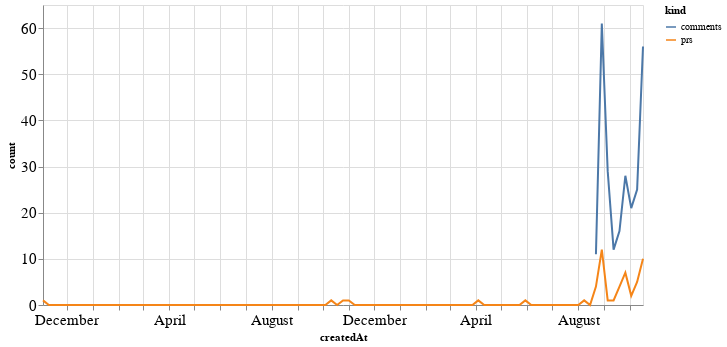

The code cell stored with this chart in its notebook:
### Code cell
alt.Chart(total_time, width=600).mark_line().encode(
    x='createdAt',
    y='count',
    color='kind'
)

### Figure 1 — Vega-Lite specification as saved in the notebook (floating-point values rounded to 4 significant figures; data arrays with more than 128 entries replaced by an {"elided": "..."} marker saying what was removed)
{"config": {"axisLeft": {"labelFontSize": 15}, "axisBottom": {"labelFontSize": 15}}, "data": {"name": "data-eceb6a469e78f078d3ec631457c5fc5b"}, "mark": "line", "encoding": {"color": {"type": "nominal", "field": "kind"}, "x": {"type": "temporal", "field": "createdAt"}, "y": {"type": "quantitative", "field": "count"}}, "width": 600, "$schema": "https://vega.github.io/schema/vega-lite/v4.8.1.json", "datasets": {"data-eceb6a469e78f078d3ec631457c5fc5b": {"elided": "206 records"}}}
